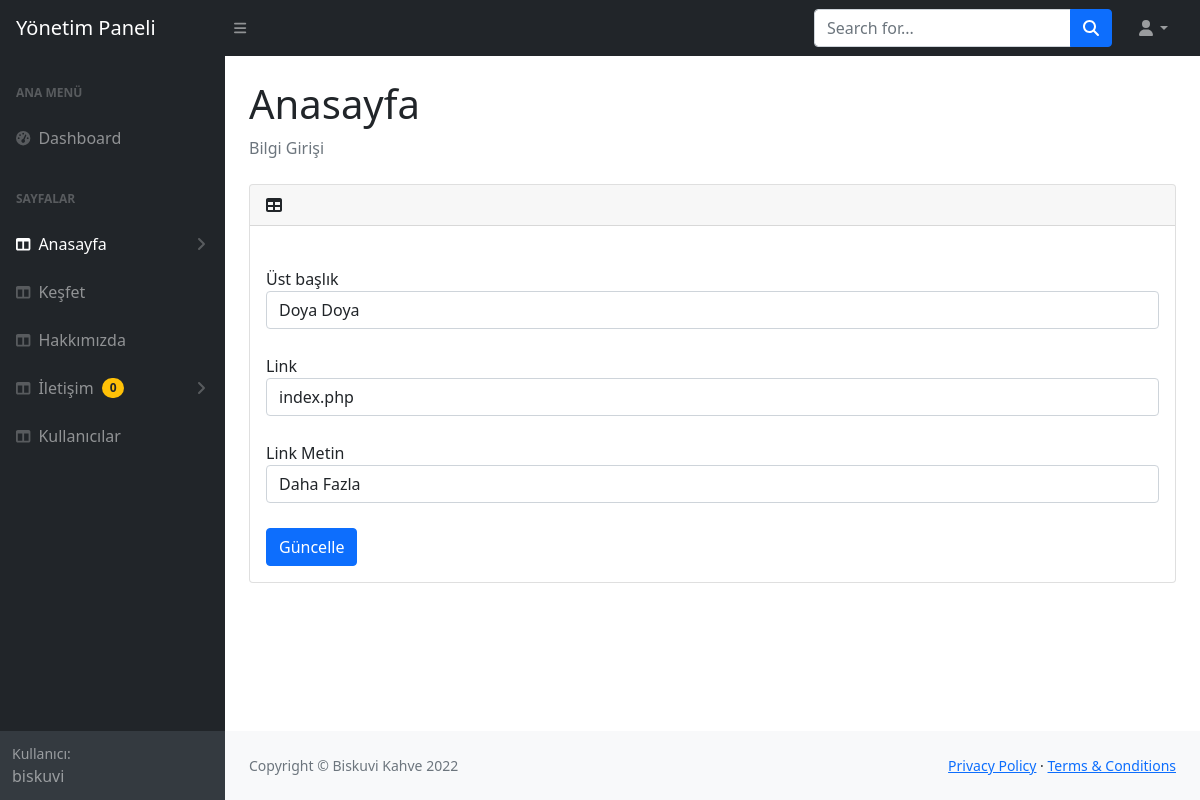
Page /admin/anasayfaGuncelle.php?id=1 (signed in) on the committed database.
### tables this page shows
CREATE TABLE IF NOT EXISTS `anasayfa` (
  `id` int(11) NOT NULL AUTO_INCREMENT,
  `ustBaslik` char(50) DEFAULT NULL,
  `link` char(50) DEFAULT NULL,
  `linkMetin` char(50) DEFAULT NULL,
  PRIMARY KEY (`id`)
);

### admin/anasayfaGuncelle.php (the view, shortened to what this page needs)
<?php
include("inc/ahead.php");
$sorgu = $baglanti->prepare("select * from anasayfa WHERE id=:id");
$sorgu->execute(['id' => (int)$_GET["id"]]);
$sonuc = $sorgu->fetch();
?>
<main>
    <div class="container-fluid px-4">
        <h1 class="mt-4">Anasayfa</h1>
        <ol class="breadcrumb mb-4">
            <li class="breadcrumb-item active">Bilgi Girişi</li>
        </ol>
        <div class="card mb-4">
            <div class="card-header">
                <i class="fas fa-table me-1"></i>
            </div>
            <div class="card-body">
                <form action="" method="post">
                    <div class="form-group">
                        <label>Üst başlık</label>
                        <input type="text" name="ustBaslik" required class="form-control" value="<?= $sonuc["ustBaslik"] ?>">
                    </div>
                    <div class="form-group">
                        <label>Link </label>
                        <input type="text" name="link" required class="form-control" value="<?= $sonuc["link"] ?>">
                    </div>
                    <div class="form-group">
                        <label>Link Metin</label>
                        <input type="text" name="linkMetin" required class="form-control" value="<?= $sonuc["linkMetin"] ?>">
                    </div>
                    <div class="form-group">
                        <input type="submit" value="Güncelle" class="btn btn-primary">
                    </div>
                </form>
            </div>
        </div>
    </div>
</main>
<?php
include("inc/afooter.php")
?>

### admin/inc/ahead.php (style rules this page uses)
.form-group label { padding-top: 25px; }
.form-group input[type=submit] { margin-top: 25px; }

### rows in the picture
anasayfa: ustBaslik "Doya Doya", link "index.php", linkMetin "Daha Fazla"

### other values in the picture
$sonucOkundu["sayi"] "0"
$_SESSION["kadi"] "biskuvi"
